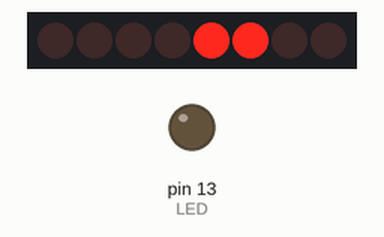
Recording of a sketch running on a simulated Arduino Uno, built with avr-gcc and run on an emulated ATmega328P. On the bench: 8 shift-register outputs drawn as a row of LEDs (first output left, lit = HIGH), output pins drawn as LEDs (lit = HIGH). Wiring (inferred from the names in the program): shift register (74HC595): data pin 11; shift clock pin 12; latch pin 10. Wiring (inferred from the signals the program sends): row of LEDs: on Q0, Q1, Q2, Q3, Q4, Q5, Q6, Q7. Pins used as bus, display or sensor lines are not drawn.

Above: at 1.0 s.
At 2.2 s:
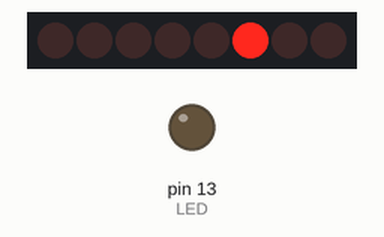
At 4.2 s:
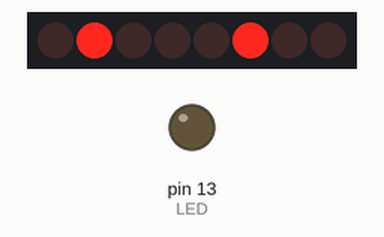
At 7.2 s:
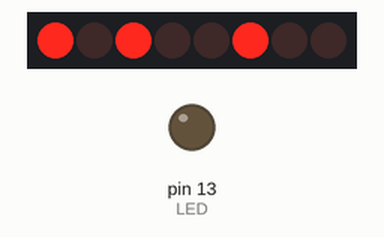
At 10.2 s:
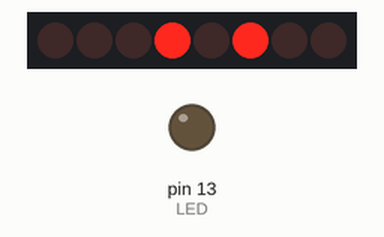
At 12.7 s:
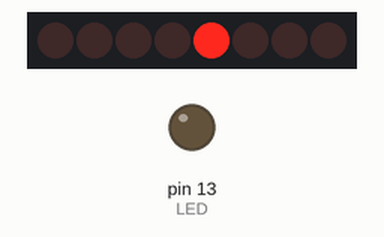
Timing chart, 0 to 13.0 s (numbered marks = the images above):
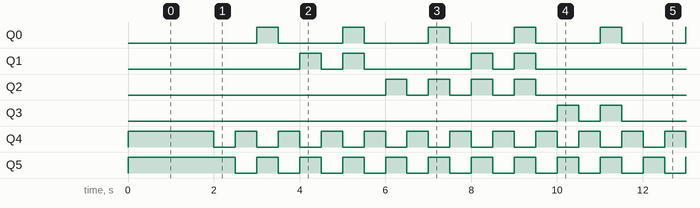

The sketch:

FPGA_Ejercicio29_2.ino
```cpp
const int LED = 13;  //-- LED de Arduino
const int CLK = 12;  //-- Pin de reloj
const int DAT = 11;  //-- Pin de Datos
const int CTRL = 10; //-- Pin de control
bool FLAG=false;

void setup() {
  pinMode(LED, OUTPUT);
  pinMode(CLK, OUTPUT);
  pinMode(DAT, OUTPUT);
  pinMode(CTRL, OUTPUT);
  digitalWrite(CTRL, LOW);
  digitalWrite(LED, LOW);
}

void fpga_write(int value) {
 shiftOut(DAT, CLK, MSBFIRST, value);
 digitalWrite(CTRL, HIGH);
 digitalWrite(CTRL, LOW);
}

void loop() {
   if (FLAG==false){
    fpga_write(0x00); //Apago puerto 0
    fpga_write(0x10); //Apago puerto 1
    fpga_write(0x20); //Pongo a 0 puerto 2
    fpga_write(0x30); //Comando incorrecto
    delay(2000);
    FLAG=true;
   }

   for (int i=0;i<=9;i++){
      fpga_write(0x20+i);
      delay(500);
      fpga_write(0x0F);
      fpga_write(0x10);
      delay(500);
      fpga_write(0x00);
      fpga_write(0x1F);
    }
}
```

Measured:
- by itself, Q0: alternates HIGH for 0.50 s and LOW for 1.5 s
- by itself, Q1: repeats every 10.0 s: LOW 0.50 s, HIGH 0.50 s, LOW 2.5 s, HIGH 0.50 s, LOW 0.50 s, HIGH 0.50 s, LOW 4.5 s, HIGH 0.50 s
- by itself, Q2: repeats every 10.0 s: 3 × (LOW 0.50 s, HIGH 0.50 s), LOW 6.5 s, HIGH 0.50 s
- by itself, Q3: repeats every 10.0 s: LOW 0.50 s, HIGH 0.50 s, LOW 8.5 s, HIGH 0.50 s
- by itself, Q4, Q5: repeats every 1.0 s: LOW 0.50 s, HIGH 0.50 s
